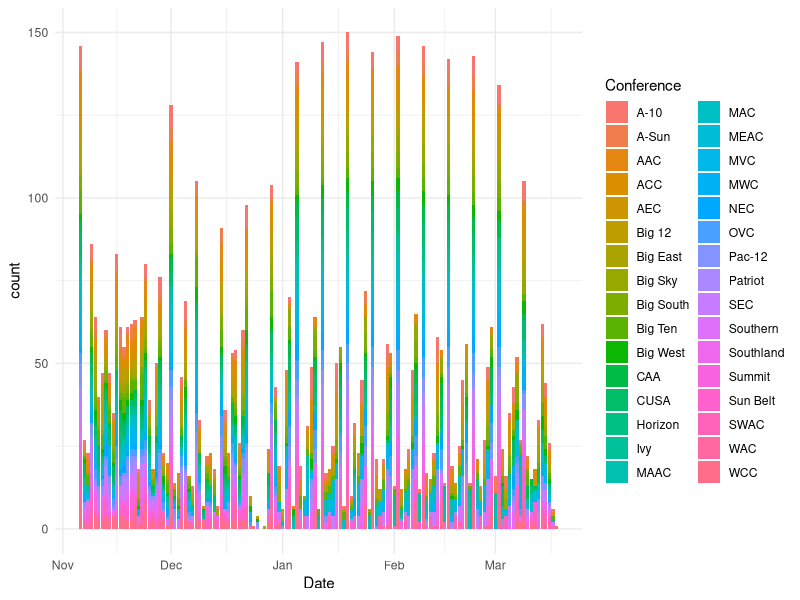
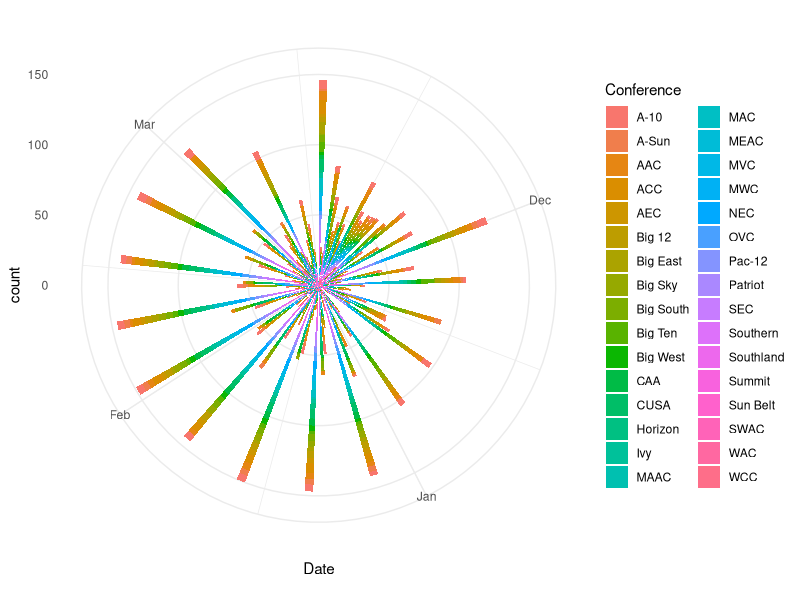
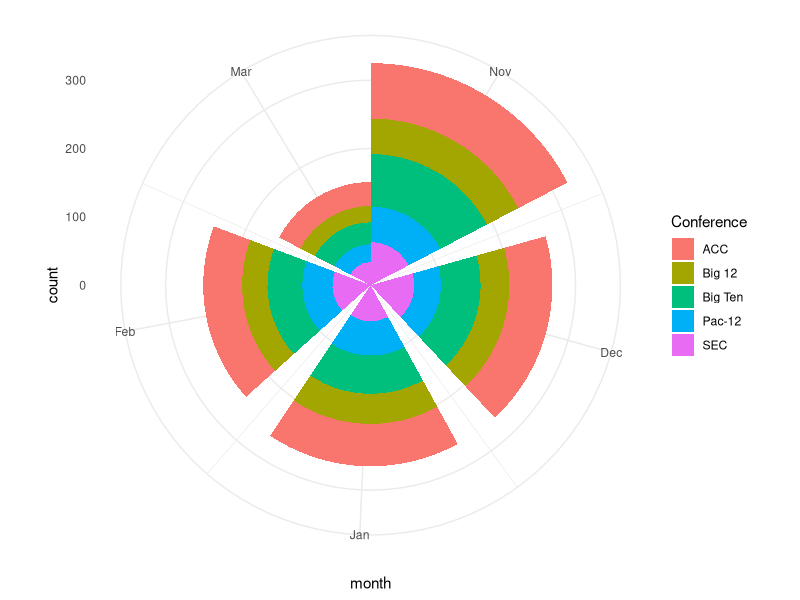
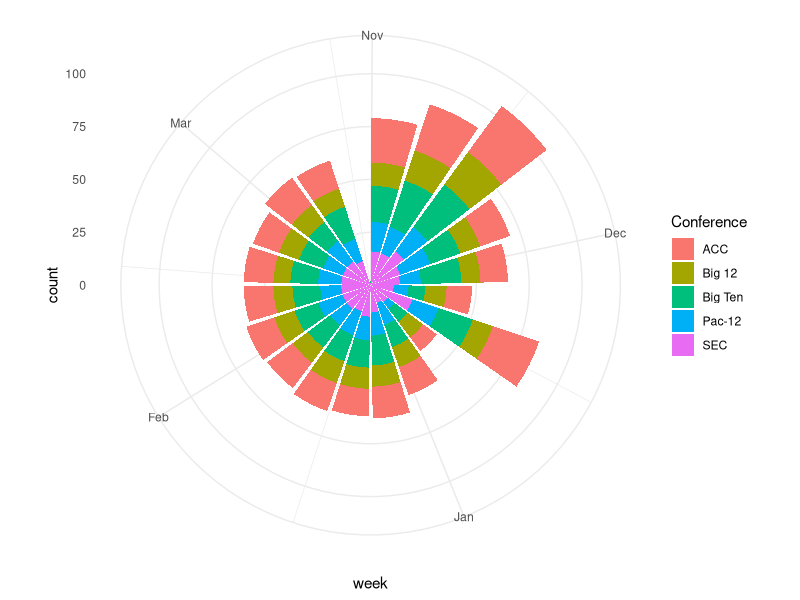

Recreate these plots in R, in order.
## ---- chunk 1
library(tidyverse)
library(lubridate)
## ---- chunk 2
logs <- read_csv("data/logs19.csv")
## ---- chunk 3
winlosslogs <- logs %>% mutate(winloss = case_when(
  grepl("W", W_L) ~ 1, 
  grepl("L", W_L) ~ 0)
) %>% filter(Date < "2019-03-19")
## ---- chunk 4
dates <- winlosslogs %>% group_by(Date, Conference) %>% summarise(wins = sum(winloss))
## ---- chunk 5
ggplot() + geom_bar(data=dates, aes(x=Date, weight=wins, fill=Conference)) + theme_minimal()
## ---- chunk 6
ggplot() + geom_bar(data=dates, aes(x=Date, weight=wins, fill=Conference)) + theme_minimal() + coord_polar()
## ---- chunk 7
p5 <- c("SEC", "Big Ten", "Pac-12", "Big 12", "ACC")
## ---- chunk 8
wins <- winlosslogs %>% mutate(month = floor_date(Date, unit="months")) %>% group_by(month, Conference) %>% summarise(wins=sum(winloss)) %>% filter(Conference %in% p5) 
## ---- chunk 9
ggplot() + geom_bar(data=wins, aes(x=month, weight=wins, fill=Conference)) + theme_minimal() + coord_polar()
## ---- chunk 10
wins <- winlosslogs %>% mutate(week = floor_date(Date, unit="weeks")) %>% group_by(week, Conference) %>% summarise(wins=sum(winloss)) %>% filter(Conference %in% p5) 
## ---- chunk 11
ggplot() + geom_bar(data=wins, aes(x=week, weight=wins, fill=Conference)) + theme_minimal() + coord_polar()
